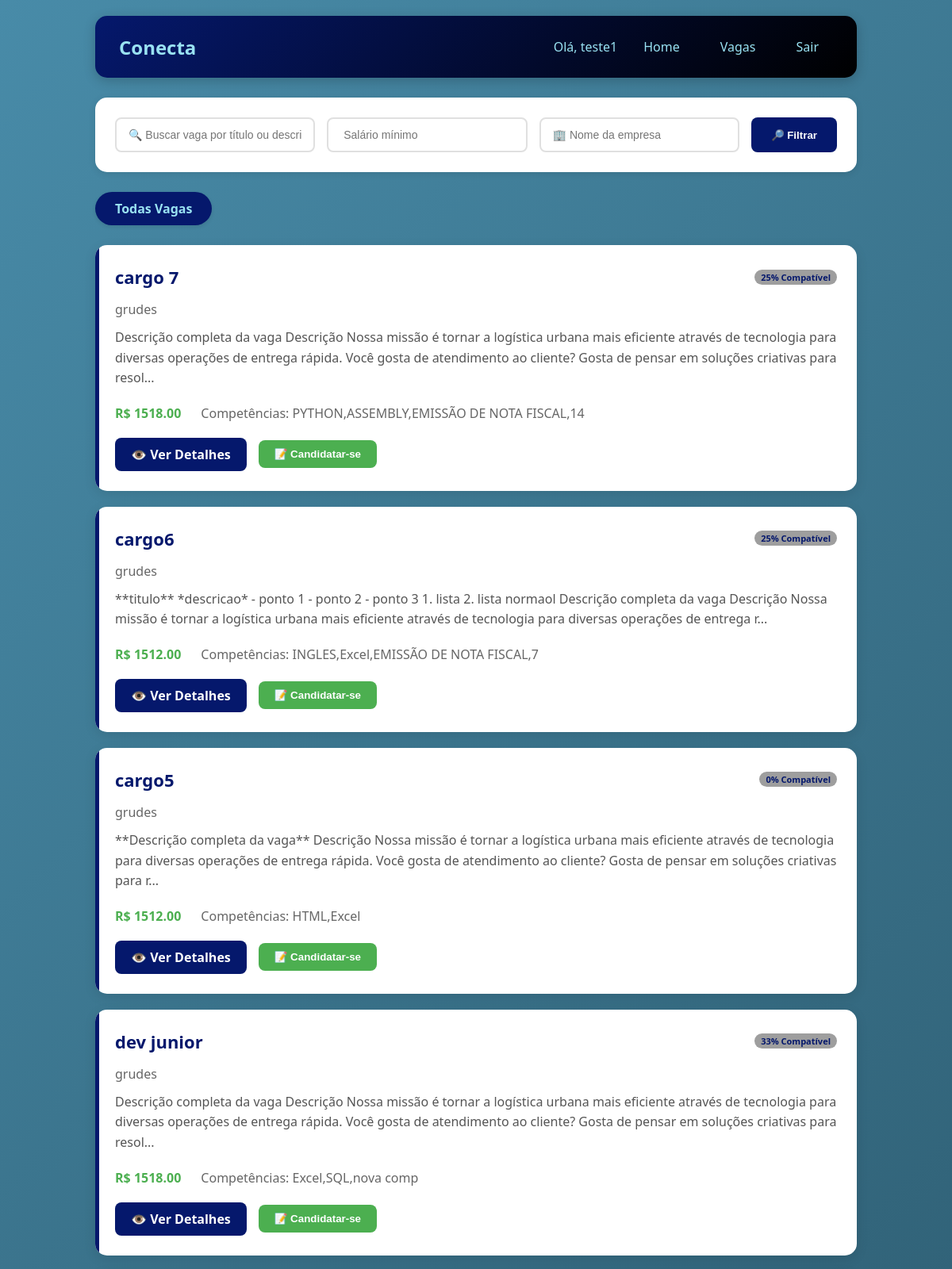
/vagas (signed in, upper part), run on an earlier commit of the app's database.
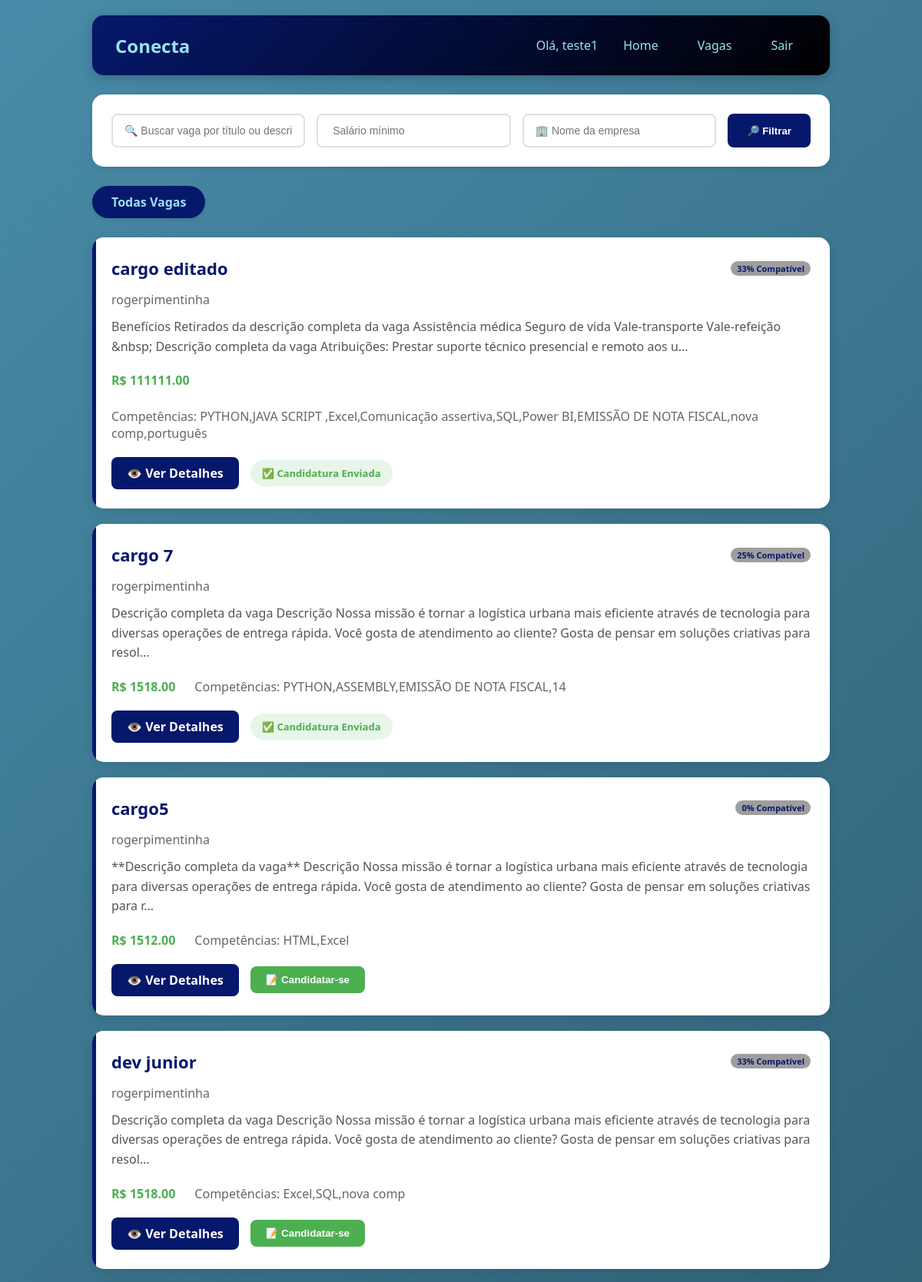
And on a later commit of the database.
### tables this page shows
CREATE TABLE vagas (
        id_vaga INTEGER PRIMARY KEY AUTOINCREMENT,
        titulo TEXT,
        descricao TEXT,
        salario REAL,
        cidade TEXT,
        regime TEXT,
        status TEXT DEFAULT 'ativa',
        data_publicacao TIMESTAMP DEFAULT CURRENT_TIMESTAMP,
        id_empresa INTEGER ,
        FOREIGN KEY (id_empresa) REFERENCES empresas (id_empresa)
    );

### routes/vagas.py (the view)
@bp_vagas.route('/vagas')
def listar_vagas():
    if 'usuario_id' not in session :
        return redirect('/')
    busca = request.args.get('busca', '')
    salario_min = request.args.get('salario_min', '')
    empresa = request.args.get('empresa', '')
    salario_min_float = float(salario_min) if salario_min else None
    vagas = Vaga.listar_todas(
        busca=busca if busca else None,
        salario_min=salario_min_float,
        empresa=empresa if empresa else None
    )
    id_funcionario = session['usuario_id']
    from CRUDs.candidatura import CandidaturaCRUD
    vagas_formatadas = []
    for vaga in vagas:
        vaga_dict = dict(vaga)
        vaga_dict['match_percent'] = Match.calcular(id_funcionario, vaga_dict['id_vaga'])
        vaga_dict['candidatou'] = CandidaturaCRUD.verificar_candidatura(id_funcionario, vaga_dict['id_vaga'])
        vagas_formatadas.append(vaga_dict)
    return render_template('vaga/vagas_listar.html', vagas=vagas_formatadas)

### CRUDs/candidatura.py (called while the page is built)
    @staticmethod
    def verificar_candidatura(id_funcionario, id_vaga):
        conn = get_connection()
        try:
            cursor = conn.cursor()
            cursor.execute('''
                SELECT 1 FROM candidaturas
                WHERE id_funcionario = ? AND id_vaga = ?
            ''', (id_funcionario, id_vaga))
            return cursor.fetchone() is not None
        finally:
            conn.close()

### database/connect.py (called while the page is built)
def get_connection():
    conn = sqlite3.connect(Config.DB_PATH)
    conn.execute("PRAGMA foreign_keys = ON;")
    conn.row_factory = sqlite3.Row
    return conn

### models/model_vagas.py (called while the page is built)
    @staticmethod
    def listar_todas(busca=None, salario_min=None, empresa=None, filtros=None):
        if filtros is None:
            filtros = {
                'busca': busca,
                'salario_min': salario_min,
                'empresa': empresa
        }
        return VagaCRUD.listar_todas(filtros)

    @staticmethod
    def calcular(id_funcionario, id_vaga):
        if id_funcionario <= 0 or id_vaga <= 0:
            return 0
        return MatchCRUD.calcular(id_funcionario, id_vaga)

### templates/vaga/vagas_listar.html (shortened to what this page needs)
<!DOCTYPE html>
<html lang="pt-br">
<head>
    <link rel="stylesheet" href="../static/css/vaga/vagas_list.css">
</head>
<body>
{% extends "menu.html" %}
{% block content %}
        <div class="filtros">
            <form method="GET" action="{{ url_for('vagas.listar_vagas') }}">
                <input type="text" name="busca" placeholder="🔍 Buscar vaga por título ou descrição..." value="{{ busca or '' }}">
                <input type="number" name="salario_min" placeholder=" Salário mínimo" value="{{ salario_min or '' }}" step="1000">
                <input type="text" name="empresa" placeholder="🏢 Nome da empresa" value="{{ empresa or '' }}">
                <button type="submit" class="btn-filtrar">🔎 Filtrar</button>
            </form>
        </div>
        <div class="nav-links">
            <a href="{{ url_for('vagas.listar_vagas') }}" class="btn-link {% if request.endpoint == 'vagas.listar_vagas' %}active{% endif %}"> Todas Vagas</a>
        </div>
        <div class="vagas-container">
            {% if vagas %}
                {% for vaga in vagas %}
                    <div class="vaga-card">
                        <div class="vaga-header">
                            <h2>{{ vaga.titulo }}</h2>
                            {%if session.get('tipo') == 'funcionario' %}
                            {% set match = vaga.get('match_percent', 0) %}
                            <div class="match-badge
                                {% if match >= 70 %}high
                                {% elif match >= 40 %}medium
                                {% else %}low{% endif %}">
                                {{ match }}% Compatível
                            </div>
                            {% endif %}
                        </div>
                        <div class="empresa">{{ vaga.empresa_nome }}</div>
                        <p class="descricao">
                            {{ vaga.descricao[:250] }}{% if vaga.descricao|length > 250 %}...{% endif %}
                        </p>
                        <div class="info">
                            <div class="salario">
                                {% if vaga.salario %}
                                    R$ {{ "%.2f"|format(vaga.salario) }}
                                {% else %}
                                    Salário a combinar
                                {% endif %}
                            </div>
                            <div class="competencias">
                                Competências: {{ vaga.competencias or 'Não especificadas' }}
                            </div>
                        </div>
                        <div class="acoes">
                            <a href="{{ url_for('candidatar_se.detalhe_vaga', id_vaga=vaga.id_vaga) }}" class="btn-ver">👁️ Ver Detalhes</a>
                            {% if vaga.get('candidatou') %}
                                <span class="badge-candidatado">✅ Candidatura Enviada</span>
                            {% else %}
                            {% if session.get('tipo') == 'funcionario' %}
                                <form action="{{ url_for('candidatar_se.candidatar_vaga', id_vaga=vaga.id_vaga) }}" method="POST" style="display: inline;">
                                    <button type="submit" class="btn-candidatar">📝 Candidatar-se</button>
                                </form>
                            {% endif %}
                            {% endif %}
                        </div>
                    </div>
                {% endfor %}
            {% endif %}
        </div>
    </div>
{% endblock %}

What changed in the data, as far as the page shows it:
removed vagas: titulo "cargo6", match "25", empresa_nome "grudes", descricao "**titulo** *descricao* - ponto 1 - ponto 2 - ponto 3 1. lista 2. lista normaol Descrição completa da vaga Descrição Nossa missão é tornar a logística urbana mais eficiente através de tecnologia para diversas operações de entrega r", salario "1512.00", competencias "INGLES,Excel,EMISSÃO DE NOTA FISCAL,7"
added vagas: titulo "cargo editado", match "33", empresa_nome "rogerpimentinha", descricao "Benefícios Retirados da descrição completa da vaga Assistência médica Seguro de vida Vale-transporte Vale-refeição &nbsp; Descrição completa da vaga Atribuições: Prestar suporte técnico presencial e remoto aos u", salario "111111.00", competencias "PYTHON,JAVA SCRIPT ,Excel,Comunicação assertiva,SQL,Power BI,EMISSÃO DE NOTA FISCAL,nova comp,português", shows "✅ Candidatura Enviada"
computed for vagas "cargo 7": empresa_nome "grudes" → "rogerpimentinha"; text "📝 Candidatar-se" → "✅ Candidatura Enviada"
computed for vagas "cargo5": empresa_nome "grudes" → "rogerpimentinha"
computed for vagas "dev junior": empresa_nome "grudes" → "rogerpimentinha"
